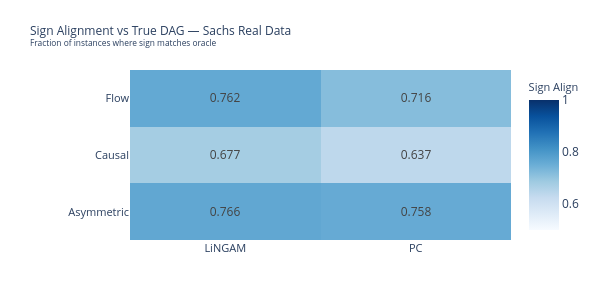

This figure's notebook cell:
### Markdown cell above
## 7. True-Graph Alignment

### 7a — Sign Alignment vs True DAG  
Mean fraction of instances where the causal method's SHAP sign matches the True-graph output per feature.  
Higher = more aligned with the oracle graph.

### 7b — Magnitude TGA vs True DAG  
Mean relative magnitude deviation vs True-graph output per feature.  
Lower = closer to oracle magnitude.

### Code cell
# ── 7a: Sign Alignment heatmap — method × graph ──────────────────────────────
pivot_sa = df_sa.pivot_table(index="Method", columns="Graph", values="MeanSignAlign")

fig_sa = go.Figure(go.Heatmap(
    z            = pivot_sa.values,
    x            = pivot_sa.columns.tolist(),
    y            = pivot_sa.index.tolist(),
    colorscale   = "Blues",
    zmin=0.5, zmax=1.0,
    text         = [[f"{v:.3f}" if not np.isnan(v) else "—" for v in row] for row in pivot_sa.values],
    texttemplate = "%{text}",
    textfont     = dict(size=12),
    colorbar     = dict(title=dict(text="Sign Align", font=dict(size=11))),
    hovertemplate="<b>%{y}</b> — %{x}<br>Sign Align=%{z:.3f}<extra></extra>",
))
fig_sa.update_layout(
    title=dict(text="Sign Alignment vs True DAG — Sachs Real Data<br>"
               "<sup>Fraction of instances where sign matches oracle</sup>",
               font=dict(size=12)),
    height=300, width=600,
    margin=dict(l=130, r=80, t=70, b=60),
    xaxis=dict(tickfont=dict(size=11)),
    yaxis=dict(tickfont=dict(size=11)),
)
fig_sa.show()

### Figure 1 — Plotly figure (JSON) as saved in the notebook; plotly's stock layout.template omitted (floating-point values rounded to 4 significant figures)
{"data": [{"colorbar": {"title": {"font": {"size": 11}, "text": "Sign Align"}}, "colorscale": [[0, "rgb(247,251,255)"], [0.125, "rgb(222,235,247)"], [0.25, "rgb(198,219,239)"], [0.375, "rgb(158,202,225)"], [0.5, "rgb(107,174,214)"], [0.625, "rgb(66,146,198)"], [0.75, "rgb(33,113,181)"], [0.875, "rgb(8,81,156)"], [1, "rgb(8,48,107)"]], "hovertemplate": "<b>%{y}</b> — %{x}<br>Sign Align=%{z:.3f}<extra></extra>", "text": [["0.766", "0.758"], ["0.677", "0.637"], ["0.762", "0.716"]], "textfont": {"size": 12}, "texttemplate": "%{text}", "type": "heatmap", "x": ["LiNGAM", "PC"], "y": ["Asymmetric", "Causal", "Flow"], "z": [[0.766, 0.758], [0.677, 0.637], [0.7619, 0.7164]], "zmax": 1, "zmin": 0.5}], "layout": {"height": 300, "margin": {"b": 60, "l": 130, "r": 80, "t": 70}, "title": {"font": {"size": 12}, "text": "Sign Alignment vs True DAG — Sachs Real Data<br><sup>Fraction of instances where sign matches oracle</sup>"}, "width": 600, "xaxis": {"tickfont": {"size": 11}}, "yaxis": {"tickfont": {"size": 11}}}}
